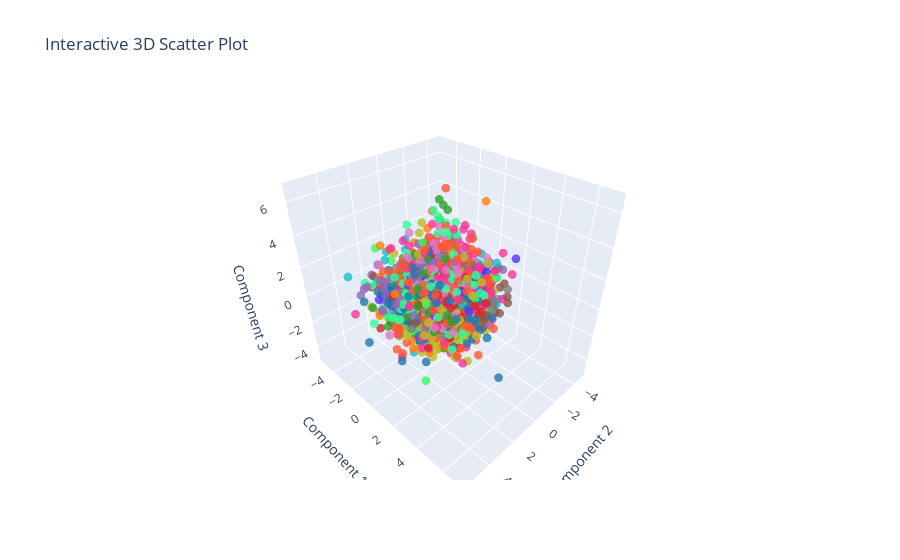

This figure's notebook cell:
### Code cell
import plotly.graph_objects as go

# Define the variables for x, y, and z axes
x_axis = df_cluster['Component 2']
y_axis = df_cluster['Component 1']
z_axis = df_cluster['Component 3']

# Define a custom color scale with a different color for each cluster
custom_colors = ['#1f77b4', '#ff7f0e', '#2ca02c', '#d62728', '#9467bd',
                 '#8c564b', '#e377c2', '#7f7f7f', '#bcbd22', '#17becf',
                 '#FF5733', '#33FF57', '#5733FF', '#FF3399', '#33FF99']

# Create the interactive 3D scatter plot
fig = go.Figure(data=[go.Scatter3d(
    x=x_axis,
    y=y_axis,
    z=z_axis,
    mode='markers',
    marker=dict(
        size=3,  # Adjust the size of the markers here
        color=df_cluster['Cluster'],
        colorscale=custom_colors,  # Use the custom color scale
        opacity=0.8
    )
)])

# Set plot title and axis labels
fig.update_layout(title='Interactive 3D Scatter Plot',
                  scene=dict(
                      xaxis_title='Component 2',
                      yaxis_title='Component 1',
                      zaxis_title='Component 3'  # Label the z-axis here
                  ))

# Show the interactive plot
fig.show()

### Figure 1 — Plotly figure (JSON) as saved in the notebook; plotly's stock layout.template omitted (floating-point values rounded to 4 significant figures; data arrays with more than 128 entries replaced by an {"elided": "..."} marker saying what was removed)
{"data": [{"marker": {"color": {"elided": "7242 int values"}, "colorscale": [[0, "#1f77b4"], [0.07143, "#ff7f0e"], [0.1429, "#2ca02c"], [0.2143, "#d62728"], [0.2857, "#9467bd"], [0.3571, "#8c564b"], [0.4286, "#e377c2"], [0.5, "#7f7f7f"], [0.5714, "#bcbd22"], [0.6429, "#17becf"], [0.7143, "#FF5733"], [0.7857, "#33FF57"], [0.8571, "#5733FF"], [0.9286, "#FF3399"], [1, "#33FF99"]], "opacity": 0.8, "size": 3}, "mode": "markers", "type": "scatter3d", "x": {"elided": "7242 float values"}, "y": {"elided": "7242 float values"}, "z": {"elided": "7242 float values"}}], "layout": {"scene": {"xaxis": {"title": {"text": "Component 2"}}, "yaxis": {"title": {"text": "Component 1"}}, "zaxis": {"title": {"text": "Component 3"}}}, "title": {"text": "Interactive 3D Scatter Plot"}}}
